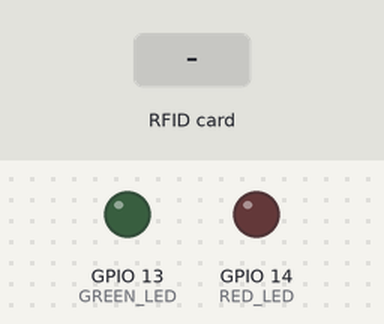
Recording of a sketch running on a simulated ESP32. Shown: output pins drawn as LEDs (lit = HIGH). Inputs (shaded band) come from the test bench. WiFi joins after 1.5 s; servers stay silent unless stated; what the sketch prints to the serial monitor is not drawn.

Above: at 4.2 s.
4.3 s: RFID card 12 33 21 AA held to the reader
At 5.3 s:
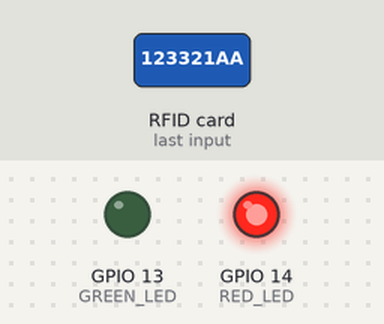
7.0 s: RFID card 5E 7A 19 C4 held to the reader
At 8.7 s:
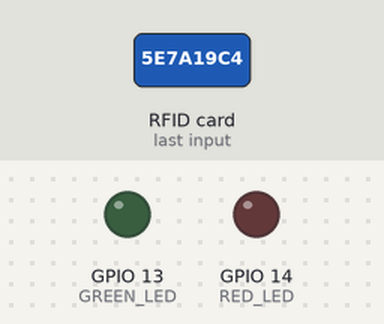
Timing chart, 0 to 10.2 s (numbered marks = the images above; inputs shaded):
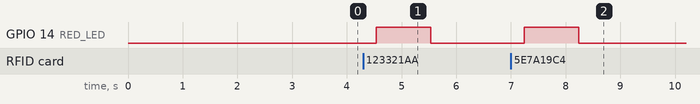

The sketch:

esp32.ino
```cpp
/*
  ESP32 + RC522 + I2C LCD + LEDs/Buzzer
  Calls: GET http://<PC_IP>:7071/api/Cards/check/{UID}
  Expects: {"authorized": true/false}
*/

#include <WiFi.h>
#include <HTTPClient.h>
#include <SPI.h>
#include <MFRC522.h>
#include <Wire.h>
#include <LiquidCrystal_I2C.h>
#include <ArduinoJson.h>

// ---------- CONFIG ----------
const char* WIFI_SSID     = "eduroam";
const char* WIFI_PASSWORD = "123321Aa";

// Use your PC's LAN IP and API port from launchSettings.json
String API_BASE = "http://10.0.14.200:7071/api/Cards";

// RC522 pins (ESP32 VSPI default: SCK=18, MISO=19, MOSI=23)
#define RC522_SS_PIN   21
#define RC522_RST_PIN  22

// I2C LCD


// Outputs
#define GREEN_LED 13
#define RED_LED   14

// Objects
MFRC522 rfid(RC522_SS_PIN, RC522_RST_PIN);

// ---------- HELPERS ----------
String toHexUid(const MFRC522::Uid& uid) {
  // Format: "XX:YY:ZZ:AA"
  char buf[3 * 10] = {0}; // supports up to 10-byte UID safely
  char* p = buf;
  for (byte i = 0; i < uid.size; i++) {
    if (i > 0) *p++ = ':';
    byte b = uid.uidByte[i];
    byte hi = (b >> 4) & 0x0F;
    byte lo = b & 0x0F;
    *p++ = hi < 10 ? ('0' + hi) : ('A' + (hi - 10));
    *p++ = lo < 10 ? ('0' + lo) : ('A' + (lo - 10));
  }
  return String(buf);
}

String urlEncodeColons(const String& s) {
  // Replace ":" with "%3A" for safe URL
  String out;
  out.reserve(s.length() + 6);
  for (size_t i = 0; i < s.length(); i++) {
    if (s[i] == ':') out += "%3A";
    else out += s[i];
  }
  return out;
}


void grantAccess() {
  digitalWrite(GREEN_LED, HIGH);
  delay(1000);
  digitalWrite(GREEN_LED, LOW);
}

void denyAccess() {
  digitalWrite(RED_LED, HIGH);

  delay(1000);
  digitalWrite(RED_LED, LOW);
}

bool checkAuthorized(const String& uid) {
  if (WiFi.status() != WL_CONNECTED) return false;

  String encoded = urlEncodeColons(uid);
  String url = API_BASE + "/check/" + encoded;

  HTTPClient http;
  http.setConnectTimeout(3000);  // 3s
  http.setTimeout(3000);         // 3s
  http.begin(url);

  int code = http.GET();
  if (code != 200) {
    Serial.printf("HTTP GET failed, code=%d\n", code);
    http.end();
    return false;
  }

  String payload = http.getString();
  http.end();

  // Expected: {"authorized":true}
  StaticJsonDocument<64> doc;
  DeserializationError err = deserializeJson(doc, payload);
  if (err) {
    Serial.println("JSON parse error");
    return false;
  }
  bool authorized = doc["authorized"] | false;
  return authorized;
}

// ---------- SETUP / LOOP ----------
void setup() {
  Serial.begin(115200);

  // GPIOs
  pinMode(GREEN_LED, OUTPUT);
  pinMode(RED_LED, OUTPUT);
  digitalWrite(GREEN_LED, LOW);
  digitalWrite(RED_LED, LOW);

  // LCD


  // WiFi
  WiFi.mode(WIFI_STA);
  WiFi.begin(WIFI_SSID, WIFI_PASSWORD);
  unsigned long t0 = millis();
  while (WiFi.status() != WL_CONNECTED && millis() - t0 < 15000) {
    delay(300);
    Serial.print(".");
  }
  if (WiFi.status() == WL_CONNECTED) {
    Serial.print("\nWiFi OK, IP: ");
    Serial.println(WiFi.localIP());

  } else {

  }
  delay(1000);

  // RC522 (SPI)
  SPI.begin(18, 19, 23, RC522_SS_PIN);  // SCK, MISO, MOSI, SS
  rfid.PCD_Init(); // with pins from constructor

  delay(500);
}

void loop() {
  // Wait for a new card
  if (!rfid.PICC_IsNewCardPresent() || !rfid.PICC_ReadCardSerial()) {
    delay(50);
    return;
  }

  String uid = toHexUid(rfid.uid);
  Serial.print("UID: "); Serial.println(uid);

  bool ok = checkAuthorized(uid);
  if (ok) grantAccess();
  else    denyAccess();

  // Halt and stop crypto
  rfid.PICC_HaltA();
  rfid.PCD_StopCrypto1();

  delay(300);
}
```

Measured:
- after the input at 4.3 s, GPIO 14 (RED_LED): LOW → HIGH after 0.23 s, → LOW 1.0 s later
- after the input at 7.0 s, GPIO 14 (RED_LED): LOW → HIGH after 0.24 s, → LOW 1.0 s later
